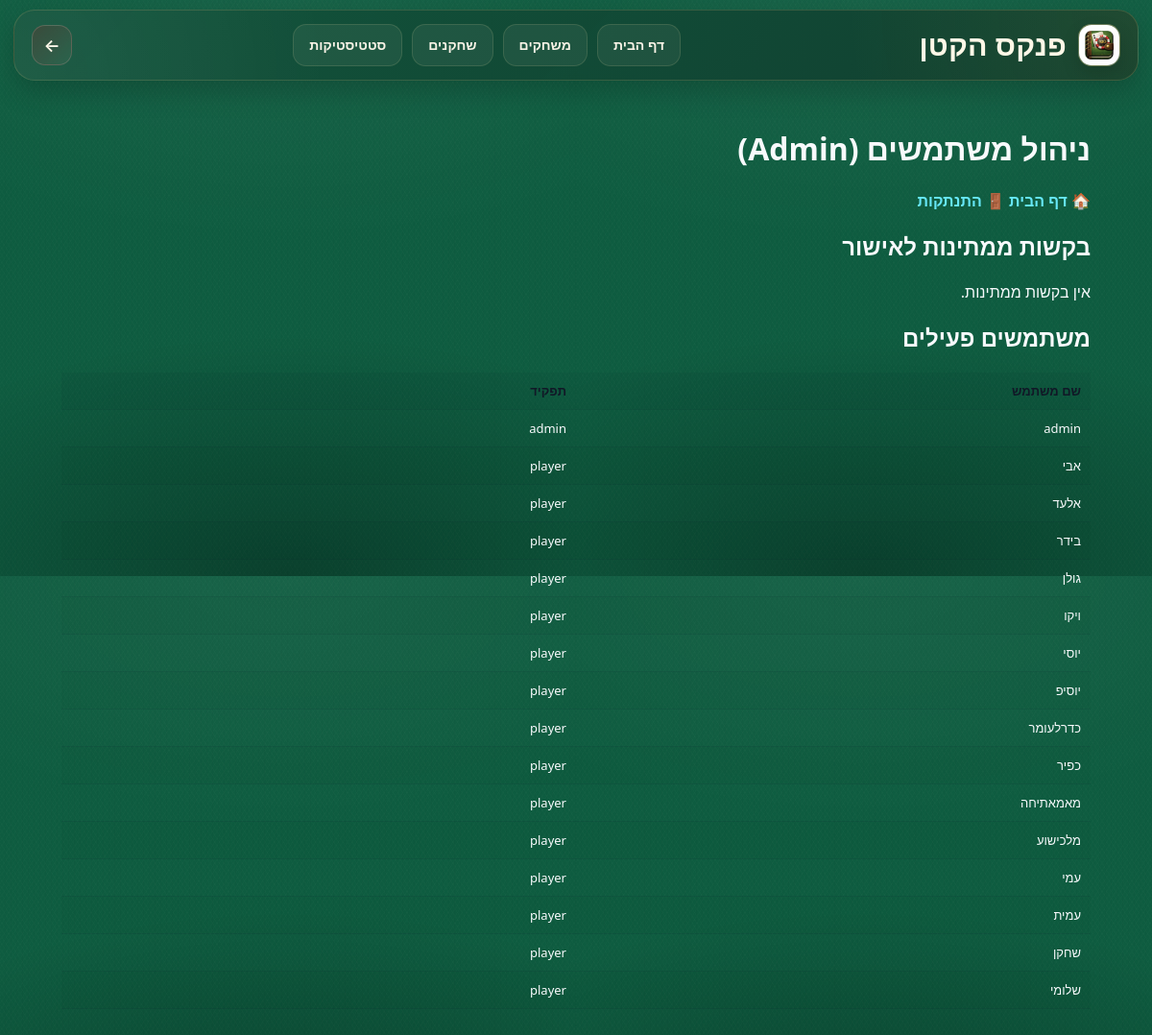
Page /admin/users (signed in) on the committed database.
### tables this page shows
CREATE TABLE users (
        id INTEGER PRIMARY KEY AUTOINCREMENT,
        username TEXT NOT NULL UNIQUE,
        password_hash TEXT NOT NULL,
        role TEXT NOT NULL CHECK (role IN ('admin', 'magician', 'player'))
    , is_approved INTEGER NOT NULL DEFAULT 0, player_id INTEGER NULL);

### src/pokerapp/routes/main.py (the view, shortened to what this page needs)
@bp.route("/admin/users", methods=["GET", "POST"])
@login_required
@role_required("admin")
def admin_users():
    conn = get_db_connection()
    cur = conn.cursor()
    cur.execute("SELECT id, username, role FROM users WHERE is_approved = 0 ORDER BY id DESC;")
    pending = cur.fetchall()
    cur.execute("SELECT id, username, role FROM users WHERE is_approved = 1 ORDER BY username;")
    active = cur.fetchall()
    conn.close()
    return render_template("admin_users.html", pending=pending, active=active)

### src/pokerapp/db/connection.py (called while the page is built)
def get_db_connection():
    db_path = current_app.config["DB_PATH"]
    conn = sqlite3.connect(db_path, timeout=5)
    conn.row_factory = sqlite3.Row
    conn.execute("PRAGMA foreign_keys = ON;")
    conn.execute("PRAGMA journal_mode = WAL;")
    conn.execute("PRAGMA synchronous = NORMAL;")
    conn.execute("PRAGMA busy_timeout = 5000;")
    return conn

### src/pokerapp/services/auth.py (called while the page is built)
def get_current_user():
    uid = session.get("user_id")
    if not uid:
        return None
    conn = get_db_connection()
    cur = conn.cursor()
    cur.execute("SELECT id, username, role, player_id FROM users WHERE id = ?;", (uid,))
    user = cur.fetchone()
    conn.close()
    return user

def login_required(view_func):
    @wraps(view_func)
    def wrapper(*args, **kwargs):
        if not session.get("user_id"):
            return redirect(url_for("auth.login"))
        return view_func(*args, **kwargs)
    return wrapper

def role_required(*allowed_roles):
    def decorator(view_func):
        @wraps(view_func)
        def wrapper(*args, **kwargs):
            user = get_current_user()
            if user is None:
                return redirect(url_for("auth.login"))
            if user["role"] not in allowed_roles:
                abort(403)
            return view_func(*args, **kwargs)
        return wrapper
    return decorator

### src/pokerapp/templates/admin_users.html (shortened to what this page needs)
{% extends "base.html" %}
{% block content %}
<h1>ניהול משתמשים (Admin)</h1>
<div class="nav">
  <a href="{{ url_for('main.home') }}">🏠 דף הבית</a>
  <a href="{{ url_for('auth.logout') }}">🚪 התנתקות</a>
</div>
<h2>בקשות ממתינות לאישור</h2>
{% if pending and pending|length > 0 %}
<table>
  <thead>
    <tr>
      <th>שם משתמש</th>
      <th>תפקיד מבוקש</th>
      <th>פעולות</th>
    </tr>
  </thead>
  <tbody>
    {% for u in pending %}
    <tr>
      <td>{{ u["username"] }}</td>
      <td>{{ u["role"] }}</td>
      <td>
        <form method="POST" style="display:inline;">
          <input type="hidden" name="csrf_token" value="{{ csrf_token() }}">
          <input type="hidden" name="user_id" value="{{ u['id'] }}">
          <input type="hidden" name="action" value="approve">
          <select name="new_role">
            <option value="player" {% if u["role"]=="player" %}selected{% endif %}>player</option>
            <option value="magician" {% if u["role"]=="magician" %}selected{% endif %}>magician</option>
            <option value="admin">admin</option>
          </select>
          <button type="submit">אשר</button>
        </form>
        <form method="POST" style="display:inline;">
          <input type="hidden" name="csrf_token" value="{{ csrf_token() }}">
          <input type="hidden" name="user_id" value="{{ u['id'] }}">
          <input type="hidden" name="action" value="reject">
          <button type="submit">דחה</button>
        </form>
      </td>
    </tr>
    {% endfor %}
  </tbody>
</table>
{% else %}
<p>אין בקשות ממתינות.</p>
{% endif %}
<h2>משתמשים פעילים</h2>
{% if active and active|length > 0 %}
<table>
  <thead>
    <tr>
      <th>שם משתמש</th>
      <th>תפקיד</th>
    </tr>
  </thead>
  <tbody>
    {% for u in active %}
    <tr>
      <td>{{ u["username"] }}</td>
      <td>{{ u["role"] }}</td>
    </tr>
    {% endfor %}
  </tbody>
</table>
{% else %}
<p>אין משתמשים פעילים.</p>
{% endif %}
{% endblock %}

### static/css/base.css (style rules this page uses)
:root { --felt-1: #0b3d2e; --felt-2: #052b21; --card: #ffffff; --ink: #f8fafc; --muted: #cbd5e1; --line: rgba(15, 23, 42, 0.10); --shadow: 0 10px 24px rgba(0, 0, 0, .18); --shadow-soft: 0 8px 18px rgba(0, 0, 0, .10); --btn: #111827; --btn2: #0f766e; --danger: #b91c1c; --ok: #15803d; --warn: #b45309; --chip: #0b1220; }
* { box-sizing: border-box; }
html, body { max-width: 100%; }
body { margin: 0; font-family: system-ui, -apple-system, "Segoe UI", sans-serif; background-color: #1b8f6a; background-image: radial-gradient(rgba(255, 255, 255, 0.05), rgba(0, 0, 0, 0.35)), url("/static/img/felt-bg.jpg"); background-repeat: repeat; background-size: 600px 600px; background-attachment: fixed; min-height: 100vh; color: var(--ink); }
a, .link { color: #67e8f9; text-decoration: none; font-weight: 600; }
table, .games-table, .players-table, .leaders-table, .leaders-table.big { width: 100%; border-collapse: collapse; }
table { min-width: 0; table-layout: fixed; }
th, td { padding: 10px; border-bottom: 1px solid var(--line); font-size: 13px; overflow: hidden; text-overflow: ellipsis; white-space: nowrap; }
th { text-align: right; background: rgba(15, 23, 42, .04); color: #111827; font-weight: 700; }
tbody tr:nth-child(even) { background: rgba(2, 6, 23, .02); }

### static/css/style.css (style rules this page uses)
:root { --felt-1: #0b3d2e; --felt-2: #052b21; --card: #ffffff; --ink: #f8fafc; --muted: #cbd5e1; --line: rgba(15, 23, 42, 0.10); --shadow: 0 10px 24px rgba(0, 0, 0, .18); --shadow-soft: 0 8px 18px rgba(0, 0, 0, .10); --btn: #111827; --btn2: #0f766e; --danger: #b91c1c; --ok: #15803d; --warn: #b45309; --chip: #0b1220; }
* { box-sizing: border-box; }
html, body { max-width: 100%; }
body { margin: 0; font-family: system-ui, -apple-system, "Segoe UI", sans-serif; background-color: #0e5c40; background-image: radial-gradient(ellipse 120% 60% at 50% 0%, rgba(255,255,255,0.045) 0%, transparent 70%), radial-gradient(ellipse 120% 60% at 50% 100%, rgba(0,0,0,0.30) 0%, transparent 70%), repeating-linear-gradient( 57deg, transparent 0px, transparent 3px, rgba(255,255,255,0.013) 3px, rgba(255,255,255,0.013) 4px ), repeating-linear-gradient( -57deg, transparent 0px, transparent 3px, rgba(255,255,255,0.013) 3px, rgba(255,255,255,0.013) 4px ), repeating-linear-gradient( 90deg, transparent 0px, transparent 5px, rgba(0,0,0,0.018) 5px, rgba(0,0,0,0.018) 6px ); min-height: 100vh; color: var(--ink); }
a, .link { color: #67e8f9; text-decoration: none; font-weight: 600; }
table, .games-table, .players-table, .leaders-table, .leaders-table.big { width: 100%; border-collapse: collapse; }
table { min-width: 0; table-layout: fixed; }
th, td { padding: 10px; border-bottom: 1px solid var(--line); font-size: 13px; overflow: hidden; text-overflow: ellipsis; white-space: nowrap; }
th { text-align: right; background: rgba(15, 23, 42, .04); color: #111827; font-weight: 700; }
tbody tr:nth-child(even) { background: rgba(2, 6, 23, .02); }

### rows in the picture
users: username "admin", role "admin"
users: username "אבי", role "player"
users: username "אלעד", role "player"
users: username "בידר", role "player"
users: username "גולן", role "player"
users: username "ויקו", role "player"
users: username "יוסי", role "player"
users: username "יוסיפ", role "player"
users: username "כדרלעומר", role "player"
users: username "כפיר", role "player"
users: username "מאמאתיחה", role "player"
users: username "מלכישוע", role "player"
users: username "עמי", role "player"
users: username "עמית", role "player"
users: username "שחקן", role "player"
users: username "שלומי", role "player"
